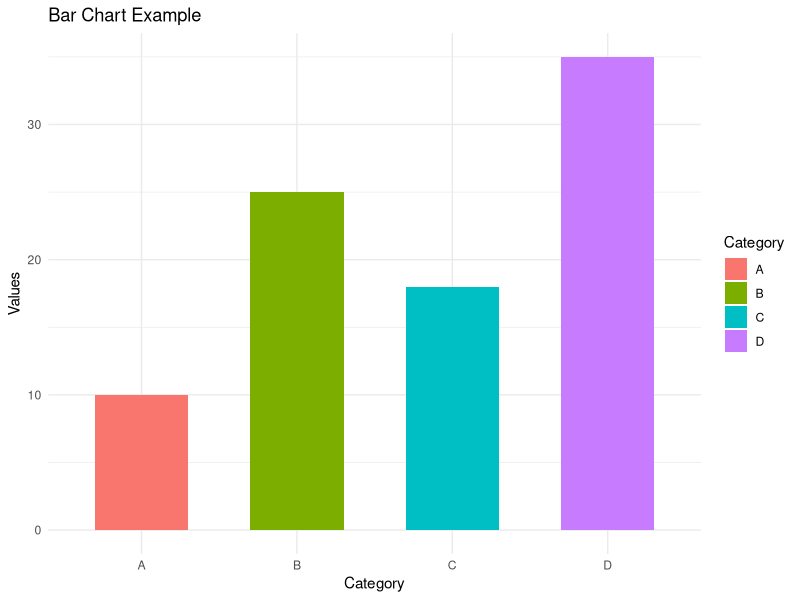
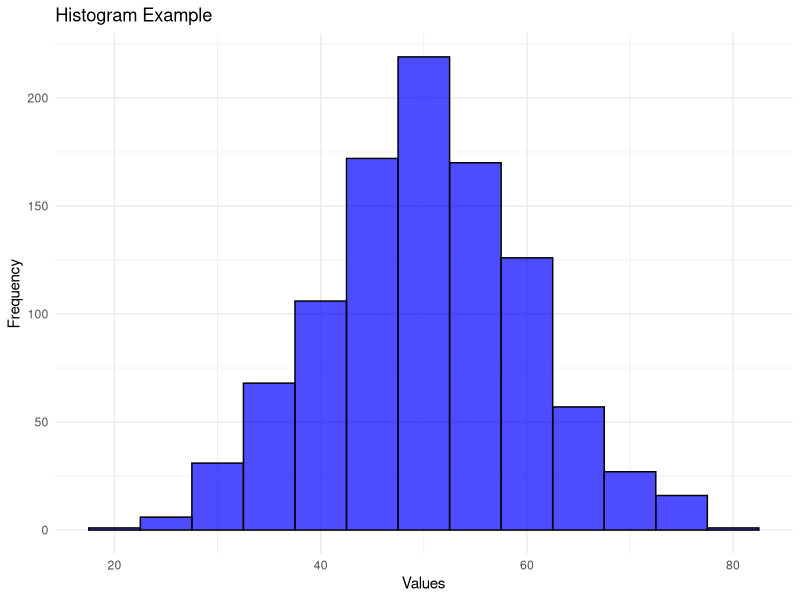
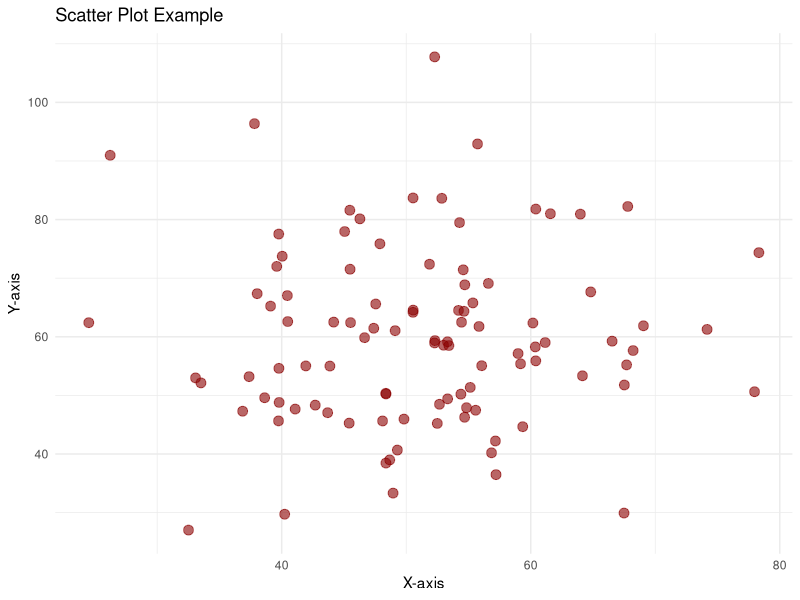

Generate these figures, in order, with R:
# Load ggplot2 library
if (!require("ggplot2")) install.packages("ggplot2", dependencies = TRUE)
library(ggplot2)

# 1. Bar Chart
# Create a data frame for a bar chart
bar_data <- data.frame(
  Category = c("A", "B", "C", "D"),
  Values = c(10, 25, 18, 35)
)

# Plot a Bar Chart
ggplot(bar_data, aes(x = Category, y = Values, fill = Category)) +
  geom_bar(stat = "identity", width = 0.6) +
  labs(title = "Bar Chart Example", x = "Category", y = "Values") +
  theme_minimal()

# 2. Histogram
# Generate random data for histogram
set.seed(123)  # For reproducibility
hist_data <- rnorm(1000, mean = 50, sd = 10)  # 1000 random points

# Plot a Histogram
ggplot(data.frame(hist_data), aes(x = hist_data)) +
  geom_histogram(binwidth = 5, color = "black", fill = "blue", alpha = 0.7) +
  labs(title = "Histogram Example", x = "Values", y = "Frequency") +
  theme_minimal()

# 3. Scatter Plot
# Create a data frame for scatter plot
scatter_data <- data.frame(
  X = rnorm(100, mean = 50, sd = 10),  # Random X values
  Y = rnorm(100, mean = 60, sd = 15)   # Random Y values
)

# Plot a Scatter Plot
ggplot(scatter_data, aes(x = X, y = Y)) +
  geom_point(color = "darkred", size = 3, alpha = 0.6) +
  labs(title = "Scatter Plot Example", x = "X-axis", y = "Y-axis") +
  theme_minimal()
